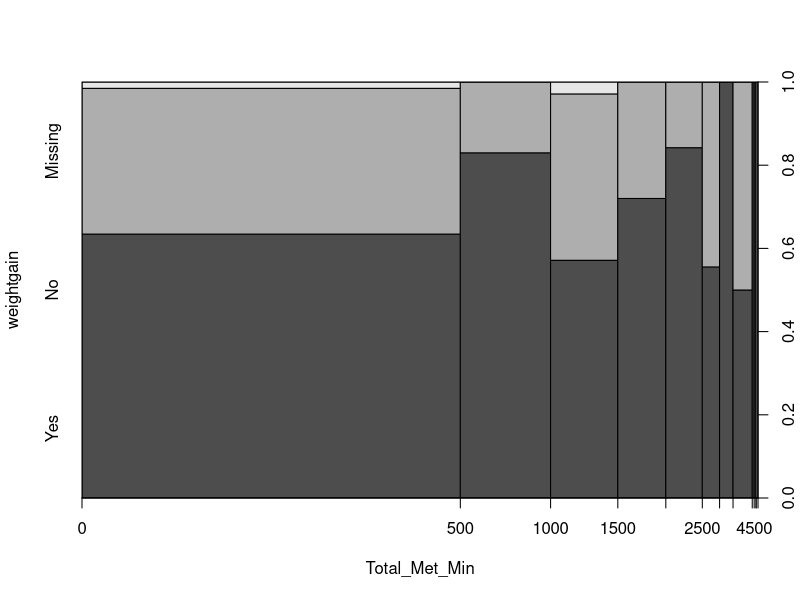
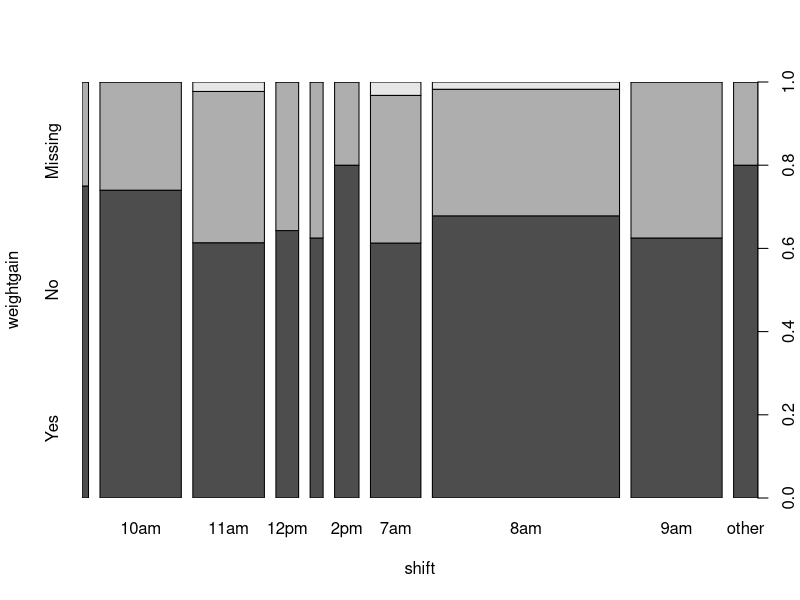
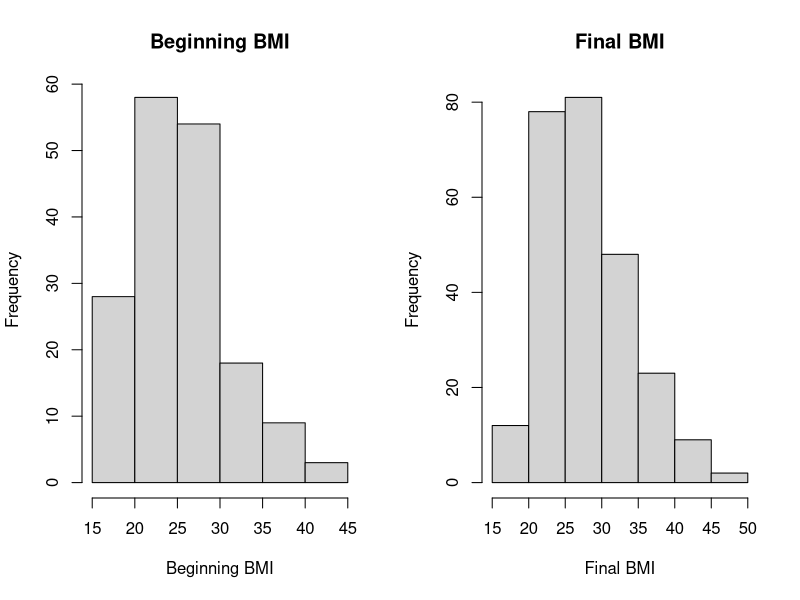
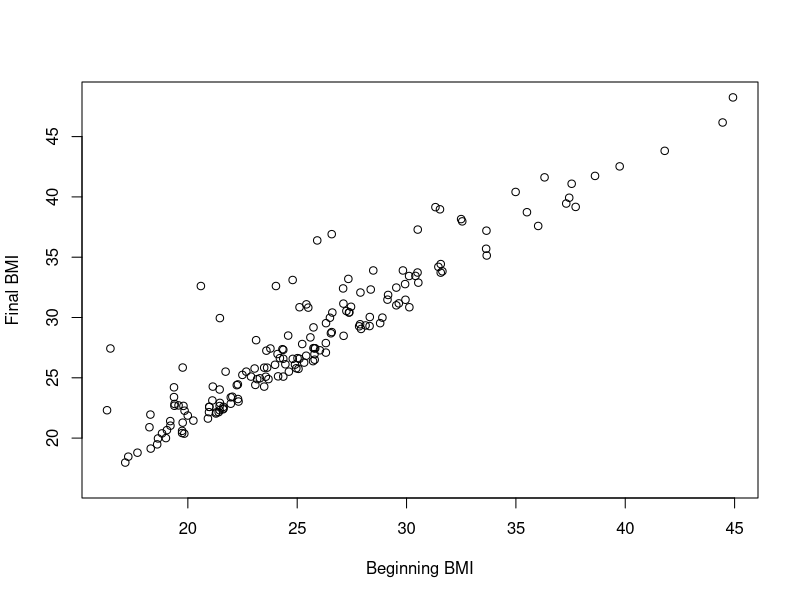
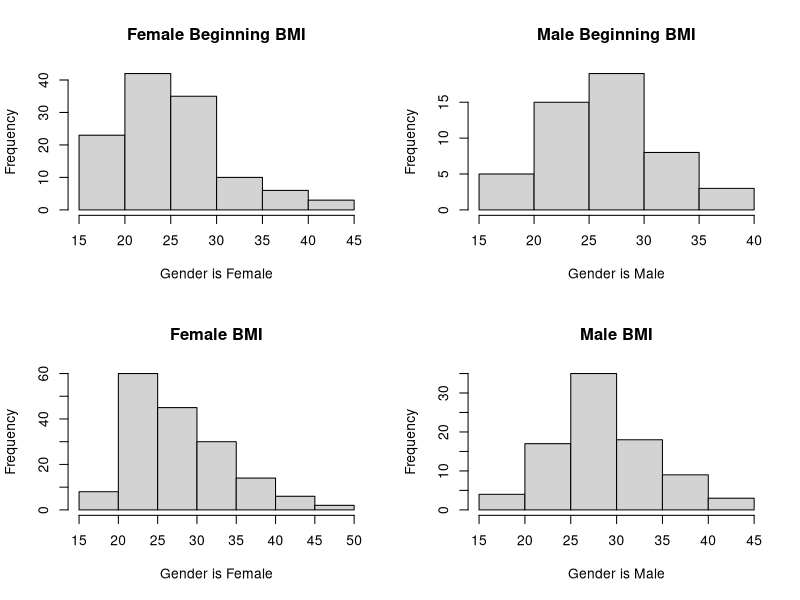
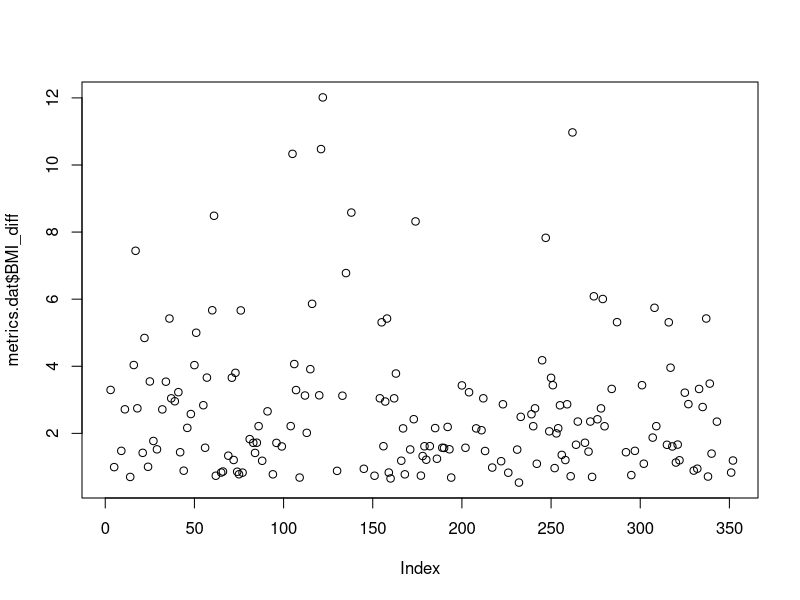
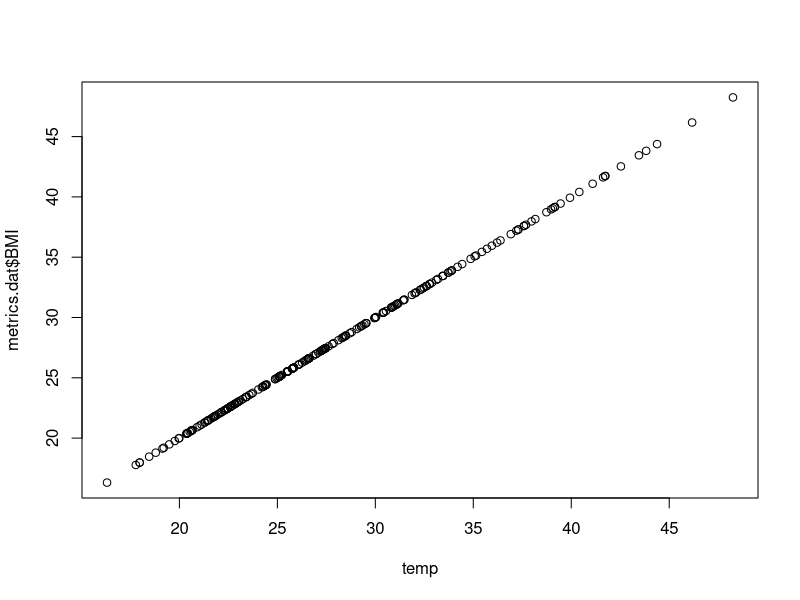
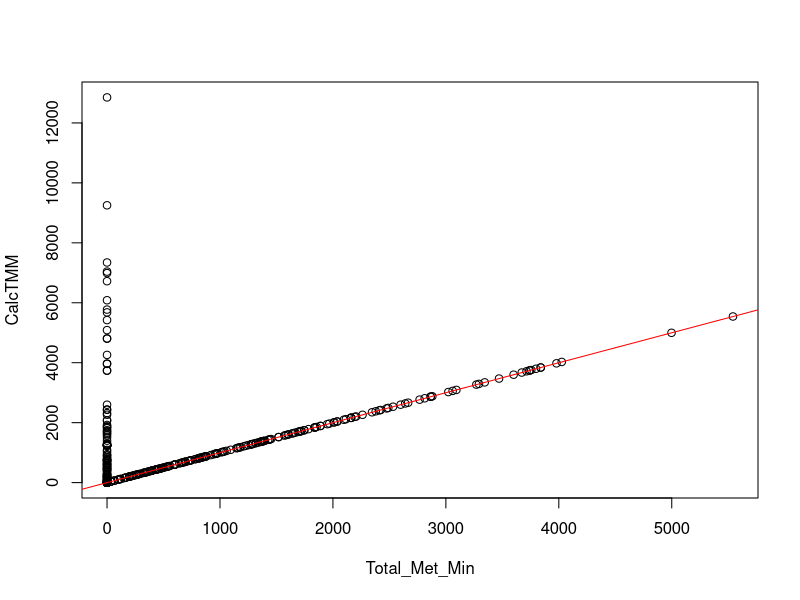

Write the R code that produced these figures, in order.
## ---- chunk 1
knitr::opts_chunk$set(echo = TRUE)
## ---- chunk 2
yellow <- c('shift','Total_Met_Min')
orange <- c('gender', 'Age', 'height', 'weightgain', 'lbs_gained', 'BMI', 'Vig.ex.Time', 'Mod.ex.time', 'Walk.ex.Time')
## ---- chunk 3
metrics.dat <- read.csv('Practicum 1 Data.csv',header=TRUE)
metrics.dat <- metrics.dat[!is.na(metrics.dat$Snumber),]
## ---- chunk 4
summary(metrics.dat[,c(yellow,orange)])
## ---- chunk 5
metrics.dat$gender[metrics.dat$gender==''] <- 'Missing'
metrics.dat$weightgain[metrics.dat$weightgain==''] <- 'Missing'
unique(metrics.dat$gender)
unique(metrics.dat$weightgain)
## ---- chunk 6
metrics.dat$shift <- factor(metrics.dat$shift)
metrics.dat$gender <- factor(metrics.dat$gender)
metrics.dat$weightgain <- factor(metrics.dat$weightgain)
## ---- chunk 7
metrics.dat$Total_Met_Min[is.na(metrics.dat$Total_Met_Min)] <- 0
plot(weightgain ~ Total_Met_Min,data=metrics.dat)
plot(weightgain ~ shift,data=metrics.dat)
## ---- chunk 8
# Calculate body weight at 8 months
metrics.dat['beginning_bweight'] <- metrics.dat$bweight - metrics.dat$pounds_gained

# Need to account for instances where body weight is not entered
metrics.dat$beginning_bweight[metrics.dat$beginning_bweight<='0'] <- '0'

# Take a look at all BMI values
unique(metrics.dat$BMI)

# Calculate beginning BMI -- internet tells me BMI=(weight/height^2) * 703
# Since height values ~60/65, I am assuming they are inches not meters
metrics.dat['beginning_bweight'] <- as.numeric(metrics.dat$beginning_bweight)
metrics.dat['beginning_BMI'] <- (metrics.dat$beginning_bweight / (metrics.dat$height)^2)*703

# ignore non-positive values
metrics.dat$beginning_BMI[is.nan(metrics.dat$beginning_BMI)] <- 0
metrics.dat$beginning_BMI[!is.finite(metrics.dat$beginning_BMI)] <- 0

# Take a look at all beginning_BMI values
unique(metrics.dat$beginning_BMI)

## ---- chunk 9
##Look at BMI in the beginning vs at the end

# convert to numeric for calculations
metrics.dat$beginning_BMI <- as.numeric(metrics.dat$beginning_BMI)

# Are the means different? --Yes, BMI is bigger than beginning_BMI
mean(metrics.dat$beginning_BMI)
mean(metrics.dat$BMI)
## ---- chunk 10
# Visualize the columns
par(mfrow=c(1,2))

metrics.dat$beginning_BMI[metrics.dat$beginning_BMI==0] <- NA
hist(as.numeric(metrics.dat$beginning_BMI),main='Beginning BMI', xlab='Beginning BMI')

metrics.dat$BMI[metrics.dat$BMI==0] <- NA
hist(as.numeric(metrics.dat$BMI), main='Final BMI', xlab='Final BMI')
## ---- chunk 11
# reset par() 
dev.off()
## ---- chunk 12
# Look at relationship between BMI and beginning BMI -- appears that BMI only increases or stays the same over time
plot(metrics.dat$beginning_BMI, metrics.dat$BMI, xlab='Beginning BMI', ylab='Final BMI')

## ---- chunk 13
# To view all plots together
par(mfrow=c(2,2))

# Female Beginning BMI
hist((metrics.dat[which(metrics.dat$gender=='Female'), 'beginning_BMI']), main="Female Beginning BMI", xlab='Gender is Female')

# Male Beginning BMI
hist((metrics.dat[which(metrics.dat$gender=='Male'), 'beginning_BMI']), main="Male Beginning BMI", xlab='Gender is Male')

# Female BMI
hist((metrics.dat[which(metrics.dat$gender=='Female'), 'BMI']), main="Female BMI", xlab='Gender is Female')

# Male BMI
hist((metrics.dat[which(metrics.dat$gender=='Male'), 'BMI']), main="Male BMI", xlab='Gender is Male')


## ---- chunk 14
# return to default par() options
dev.off()
## ---- chunk 15
# Create a BMI_diff column to show BMI change over the 8 months
metrics.dat['BMI_diff'] <- metrics.dat$BMI - metrics.dat$beginning_BMI

max(metrics.dat$BMI_diff)
min(metrics.dat$BMI_diff)

# need to look at this without the zeros that are from not having BMI values
plot(metrics.dat$BMI_diff)

## ---- chunk 16
# Were the BMI calculations correct?
# BMI = (weight/height^2)*703
temp <- ''
temp <- ((metrics.dat$bweight)/(metrics.dat$height)^2)*703

temp[temp==0] <- NA

plot(temp, metrics.dat$BMI)
## ---- chunk 17
metrics.dat$CalcTMM <- with(metrics.dat, 8*Vig.ex.Time + 4*Mod.ex.time + 3.3*Walk.ex.Time)

plot(CalcTMM ~ Total_Met_Min,data=metrics.dat)
abline(0,1,col='red')
plot(weightgain ~ CalcTMM,data=metrics.dat)
## ---- chunk 18
plot(lbs_gained ~ CalcTMM,data=metrics.dat)
## ---- chunk 19
plot(lbs_gained ~ weightgain,data=metrics.dat)
## ---- chunk 20
pairs(metrics.dat[,c(yellow,orange)])
## ---- chunk 21
metrics.dat[is.na(metrics.dat)] <- 0
## ---- chunk 22
pairs(metrics.dat[,c(yellow,orange)])
